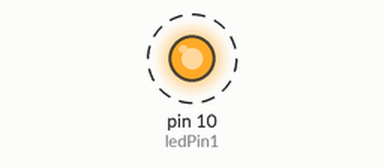
The sketch below on a simulated Arduino Uno, built with avr-gcc and run on an emulated ATmega328P. Shown: output pins drawn as LEDs (lit = HIGH). Dashed ring = blinking.

Above: at 0.2 s.
Timing chart, 0 to 3.0 s (numbered marks = the images above):
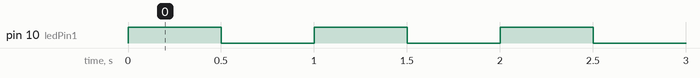

Measured:
- by itself, pin 10 (ledPin1): alternates HIGH for 0.50 s and LOW for 0.50 s

The sketch:

_2-ledsTesta.ino
```cpp
// LED - test : Blinking with 1Hz frequency
// LED is connected to Pin 10

// global variables
int ledPin1 = 10;
int ledPin2 = 11;

// initialization
void setup(){
  // set ledPin as output
  pinMode(ledPin1, OUTPUT);
  pinMode(ledPin1, OUTPUT);
}


void loop(){
  // enable the LED
  digitalWrite(ledPin1, HIGH);
  digitalWrite(ledPin2, LOW);
  // wait for 500ms
  delay(500);
  // disable the LED
  digitalWrite(ledPin1, LOW);
  digitalWrite(ledPin2, HIGH);
  // wait for 500ms
  delay(500);
}
```
